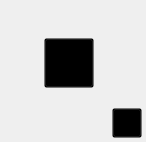
<?xml version="1.0" encoding="UTF-8"?>
<ui version="4.0">
 <class>CusLabelItem</class>
 <widget class="QWidget" name="CusLabelItem">
  <property name="geometry">
   <rect>
    <x>0</x>
    <y>0</y>
    <width>146</width>
    <height>142</height>
   </rect>
  </property>
  <property name="windowTitle">
   <string>Form</string>
  </property>
  <property name="styleSheet">
   <string notr="true"/>
  </property>
  <layout class="QVBoxLayout" name="verticalLayout_3">
   <property name="spacing">
    <number>0</number>
   </property>
   <property name="leftMargin">
    <number>0</number>
   </property>
   <property name="topMargin">
    <number>0</number>
   </property>
   <property name="rightMargin">
    <number>0</number>
   </property>
   <property name="bottomMargin">
    <number>0</number>
   </property>
   <item>
    <layout class="QVBoxLayout" name="verticalLayout_2">
     <property name="spacing">
      <number>0</number>
     </property>
     <item>
      <layout class="QHBoxLayout" name="horizontalLayout">
       <property name="spacing">
        <number>0</number>
       </property>
       <item>
        <widget class="QPushButton" name="pushButton_hot">
         <property name="minimumSize">
          <size>
           <width>40</width>
           <height>25</height>
          </size>
         </property>
         <property name="styleSheet">
          <string notr="true">#pushButton_hot
{
margin-top: 5px;
background-color: transparent;
/*border-image: url(:/images/home/songlist_hot.png);*/
border: none;
}</string>
         </property>
         <property name="text">
          <string/>
         </property>
        </widget>
       </item>
       <item>
        <spacer name="horizontalSpacer_2">
         <property name="orientation">
          <enum>Qt::Horizontal</enum>
         </property>
         <property name="sizeHint" stdset="0">
          <size>
           <width>40</width>
           <height>20</height>
          </size>
         </property>
        </spacer>
       </item>
      </layout>
     </item>
     <item>
      <layout class="QVBoxLayout" name="verticalLayout">
       <item>
        <spacer name="verticalSpacer">
         <property name="orientation">
          <enum>Qt::Vertical</enum>
         </property>
         <property name="sizeHint" stdset="0">
          <size>
           <width>20</width>
           <height>40</height>
          </size>
         </property>
        </spacer>
       </item>
       <item>
        <layout class="QHBoxLayout" name="horizontalLayout_3">
         <property name="spacing">
          <number>0</number>
         </property>
         <item>
          <spacer name="horizontalSpacer_3">
           <property name="orientation">
            <enum>Qt::Horizontal</enum>
           </property>
           <property name="sizeHint" stdset="0">
            <size>
             <width>40</width>
             <height>20</height>
            </size>
           </property>
          </spacer>
         </item>
         <item>
          <widget class="QFrame" name="frame_mainPlayer">
           <property name="minimumSize">
            <size>
             <width>60</width>
             <height>60</height>
            </size>
           </property>
           <property name="styleSheet">
            <string notr="true">#frame_mainPlayer
{
background-color: transparent;
}</string>
           </property>
           <property name="frameShape">
            <enum>QFrame::StyledPanel</enum>
           </property>
           <property name="frameShadow">
            <enum>QFrame::Raised</enum>
           </property>
           <layout class="QVBoxLayout" name="verticalLayout_5">
            <property name="spacing">
             <number>0</number>
            </property>
            <property name="leftMargin">
             <number>0</number>
            </property>
            <property name="topMargin">
             <number>0</number>
            </property>
            <property name="rightMargin">
             <number>0</number>
            </property>
            <property name="bottomMargin">
             <number>0</number>
            </property>
            <item>
             <widget class="QPushButton" name="pushButton_mainPlay">
              <property name="minimumSize">
               <size>
                <width>50</width>
                <height>50</height>
               </size>
              </property>
              <property name="maximumSize">
               <size>
                <width>50</width>
                <height>50</height>
               </size>
              </property>
              <property name="styleSheet">
               <string notr="true">#pushButton_mainPlay
{
background-color: transparent;
border-image: url(:/images/tray/recvideo_play.png);
}</string>
              </property>
              <property name="text">
               <string/>
              </property>
             </widget>
            </item>
           </layout>
          </widget>
         </item>
         <item>
          <spacer name="horizontalSpacer_4">
           <property name="orientation">
            <enum>Qt::Horizontal</enum>
           </property>
           <property name="sizeHint" stdset="0">
            <size>
             <width>40</width>
             <height>20</height>
            </size>
           </property>
          </spacer>
         </item>
        </layout>
       </item>
       <item>
        <spacer name="verticalSpacer_2">
         <property name="orientation">
          <enum>Qt::Vertical</enum>
         </property>
         <property name="sizeHint" stdset="0">
          <size>
           <width>20</width>
           <height>40</height>
          </size>
         </property>
        </spacer>
       </item>
      </layout>
     </item>
     <item>
      <layout class="QHBoxLayout" name="horizontalLayout_2">
       <item>
        <widget class="QPushButton" name="pushButton_playcounts">
         <property name="minimumSize">
          <size>
           <width>90</width>
           <height>20</height>
          </size>
         </property>
         <property name="styleSheet">
          <string notr="true">QPushButton
{
background-color: transparent;
border: none;
color: #d14dff;
}</string>
         </property>
         <property name="text">
          <string/>
         </property>
        </widget>
       </item>
       <item>
        <spacer name="horizontalSpacer">
         <property name="orientation">
          <enum>Qt::Horizontal</enum>
         </property>
         <property name="sizeHint" stdset="0">
          <size>
           <width>40</width>
           <height>20</height>
          </size>
         </property>
        </spacer>
       </item>
       <item>
        <widget class="QFrame" name="frame_player">
         <property name="minimumSize">
          <size>
           <width>40</width>
           <height>40</height>
          </size>
         </property>
         <property name="maximumSize">
          <size>
           <width>40</width>
           <height>40</height>
          </size>
         </property>
         <property name="styleSheet">
          <string notr="true">#frame_player
{
background-color: transparent;
}</string>
         </property>
         <property name="frameShape">
          <enum>QFrame::StyledPanel</enum>
         </property>
         <property name="frameShadow">
          <enum>QFrame::Raised</enum>
         </property>
         <layout class="QVBoxLayout" name="verticalLayout_4">
          <property name="spacing">
           <number>0</number>
          </property>
          <property name="leftMargin">
           <number>0</number>
          </property>
          <property name="topMargin">
           <number>0</number>
          </property>
          <property name="rightMargin">
           <number>0</number>
          </property>
          <property name="bottomMargin">
           <number>0</number>
          </property>
          <item>
           <widget class="QPushButton" name="pushButton_play">
            <property name="minimumSize">
             <size>
              <width>40</width>
              <height>40</height>
             </size>
            </property>
            <property name="maximumSize">
             <size>
              <width>40</width>
              <height>40</height>
             </size>
            </property>
            <property name="styleSheet">
             <string notr="true">#pushButton_play
{
margin: 5px;
background-color: transparent;
border-image: url(:/images/tray/recvideo_play.png);
}</string>
            </property>
            <property name="text">
             <string/>
            </property>
           </widget>
          </item>
         </layout>
        </widget>
       </item>
      </layout>
     </item>
    </layout>
   </item>
  </layout>
 </widget>
 <resources/>
 <connections/>
</ui>
